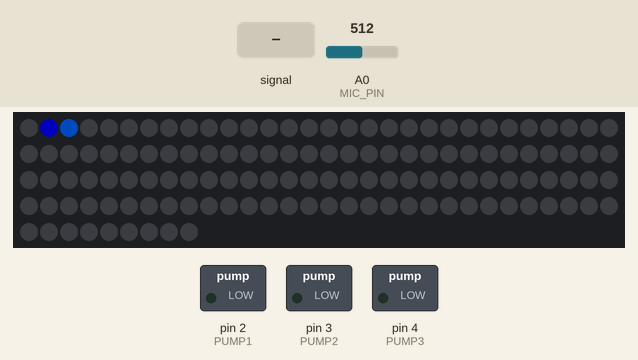
Bench run of a sketch on a simulated Arduino Uno, built with avr-gcc and run on an emulated ATmega328P. Shown: 129 RGB LEDs in strip order, left to right, continuing on the next row, switched loads named in the sketch (green lamp = pin HIGH). The inputs (shaded band) are chosen by the test bench; at power-on: A0 (MIC_PIN) = 512. Dim RGB values are drawn brighter than linear; the audio player accepts every command and is not drawn; what the sketch prints to the serial monitor is not drawn.

Above: at 1.7 s.
1.8 s: A0 (MIC_PIN) fed a 200 Hz sine of ±255 counts around its level
At 2.8 s:
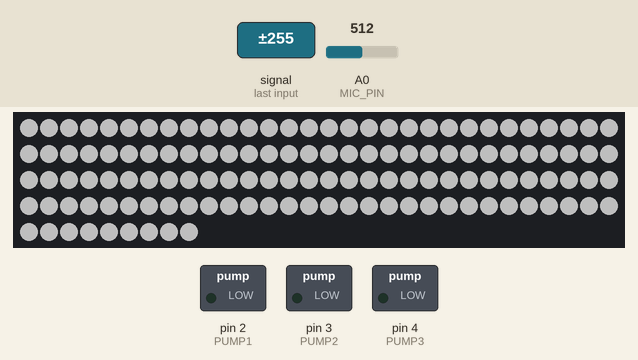
3.3 s: A0 (MIC_PIN) fed a 50 Hz sine of ±306 counts around its level
At 4.05 s:
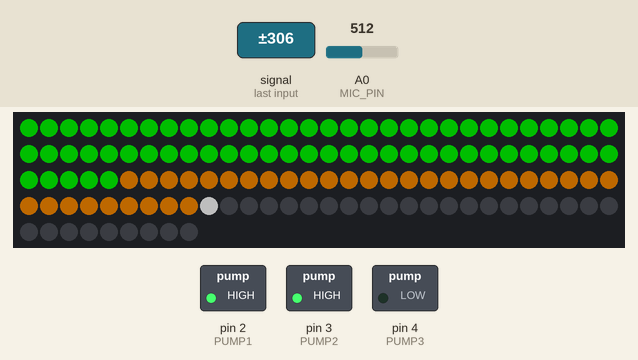
At 7.1 s:
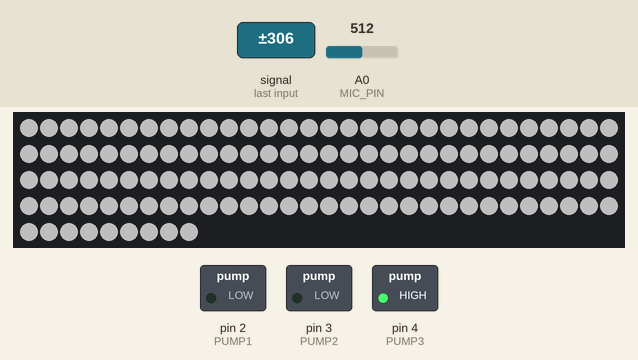
Timing chart, 0 to 8.9 s (numbered marks = the images above; inputs shaded):
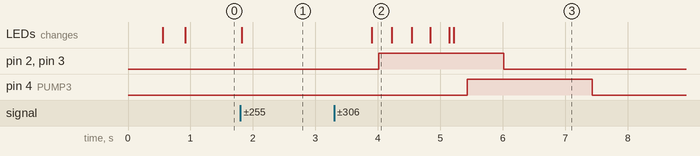

Measured:
- after the input at 1.8 s, the LEDs: change at once (image 1)
- after the input at 3.3 s, pin 2 (PUMP1), pin 3 (PUMP2): LOW → HIGH after 0.71 s, → LOW 2.0 s later; pin 4 (PUMP3): LOW → HIGH after 2.1 s, → LOW 2.0 s later; the LEDs: change after 0.60 s (image 2)

The sketch:

Rock_Reactive_PRO_Fountain_130LED.ino
```cpp
#include <Adafruit_NeoPixel.h>
#include <SoftwareSerial.h>
#include <DFRobotDFPlayerMini.h>

#define LED_PIN 6
#define NUM_LEDS 129

#define MIC_PIN A0
#define PUMP1 2
#define PUMP2 3
#define PUMP3 4

Adafruit_NeoPixel strip(NUM_LEDS, LED_PIN, NEO_GRB + NEO_KHZ800);

SoftwareSerial mySerial(10, 11);
DFRobotDFPlayerMini player;

int rawSignal = 0;
int soundLevel = 0;
int smoothedLevel = 0;
int dynamicMax = 150;

int vuLevel = 0;
int displayLevel = 0;
int peak = 0;

unsigned long lastUpdate = 0;
const int updateInterval = 20;

unsigned long lastPattern = 0;
int patternStep = 0;

// Relay protection (2 sec)
const unsigned long MIN_PUMP_INTERVAL = 2000;

bool pump1State = false;
bool pump2State = false;
bool pump3State = false;

unsigned long pump1Timer = 0;
unsigned long pump2Timer = 0;
unsigned long pump3Timer = 0;

void setup() {

  Serial.begin(9600);

  strip.begin();
  //periorismos fotinotitas led tainias
  strip.setBrightness(80);
  strip.clear();
  strip.show();

  pinMode(PUMP1, OUTPUT);
  pinMode(PUMP2, OUTPUT);
  pinMode(PUMP3, OUTPUT);

  pump1OFF();
  pump2OFF();
  pump3OFF();

  mySerial.begin(9600);

  if (player.begin(mySerial)) {
    player.volume(22);
    player.enableLoopAll();
    Serial.println("DFPlayer OK");
  } else {
    Serial.println("DFPlayer ERROR");
  }
}

void loop() {

  if (millis() - lastUpdate >= updateInterval) {

    lastUpdate = millis();

    readAudio();
    updateVU();
    choreography();
  }
}

void readAudio() {

  rawSignal = analogRead(MIC_PIN);

  int centered = rawSignal - 512;

  soundLevel = abs(centered);

  smoothedLevel =
    (smoothedLevel * 6 + soundLevel * 4) / 10;

  if (smoothedLevel < 12)
    smoothedLevel = 0;

  if (smoothedLevel > dynamicMax)
    dynamicMax = smoothedLevel;

  dynamicMax--;

  if (dynamicMax < 80)
    dynamicMax = 80;
}

void updateVU() {

  vuLevel = map(smoothedLevel, 0, dynamicMax, 0, NUM_LEDS);

  vuLevel = constrain(vuLevel, 0, NUM_LEDS);

  if (vuLevel > displayLevel)
    displayLevel = vuLevel;
  else {
    displayLevel--;
    if (displayLevel < 0)
      displayLevel = 0;
  }

  if (displayLevel > peak)
    peak = displayLevel;
  else {
    peak--;
    if (peak < 0)
      peak = 0;
  }
}

void choreography() {

  strip.clear();

  // High energy
  if (displayLevel >= 100) {

    pump1ON();
    pump2ON();
    pump3ON();

    for (int i = 0; i < NUM_LEDS; i++) {
      strip.setPixelColor(i, strip.Color(255, 255, 255));
    }

    strip.show();
    return;
  }

  // Medium energy
  if (displayLevel >= 40) {

    if (millis() - lastPattern > 1400) {

      lastPattern = millis();

      patternStep++;

      if (patternStep > 2)
        patternStep = 0;
    }

    if (patternStep == 0) {
      pump1ON(); pump2OFF(); pump3OFF();
    }
    else if (patternStep == 1) {
      pump1OFF(); pump2ON(); pump3OFF();
    }
    else {
      pump1OFF(); pump2OFF(); pump3ON();
    }

    for (int i = 0; i < displayLevel; i++) {

      if (i < NUM_LEDS * 0.5)
        strip.setPixelColor(i, strip.Color(0, 255, 0));
      else if (i < NUM_LEDS * 0.8)
        strip.setPixelColor(i, strip.Color(255, 140, 0));
      else
        strip.setPixelColor(i, strip.Color(255, 0, 0));
    }

    if (peak > 0 && peak < NUM_LEDS)
      strip.setPixelColor(peak, strip.Color(255, 255, 255));

    strip.show();
    return;
  }

  // Low energy
  if (millis() - lastPattern > 900) {

    lastPattern = millis();

    patternStep++;

    if (patternStep >= NUM_LEDS)
      patternStep = 0;
  }

  strip.setPixelColor(patternStep, strip.Color(0, 0, 255));
  strip.setPixelColor((patternStep + 1) % NUM_LEDS,
                      strip.Color(0, 100, 255));

  pump1ON();
  pump2OFF();
  pump3OFF();

  strip.show();
}

// ACTIVE LOW RELAYS WITH 2 SEC PROTECTION

void pump1ON() {
  if (!pump1State && millis() - pump1Timer >= MIN_PUMP_INTERVAL) {
    digitalWrite(PUMP1, LOW);
    pump1State = true;
    pump1Timer = millis();
  }
}

void pump1OFF() {
  if (pump1State && millis() - pump1Timer >= MIN_PUMP_INTERVAL) {
    digitalWrite(PUMP1, HIGH);
    pump1State = false;
    pump1Timer = millis();
  }
}

void pump2ON() {
  if (!pump2State && millis() - pump2Timer >= MIN_PUMP_INTERVAL) {
    digitalWrite(PUMP2, LOW);
    pump2State = true;
    pump2Timer = millis();
  }
}

void pump2OFF() {
  if (pump2State && millis() - pump2Timer >= MIN_PUMP_INTERVAL) {
    digitalWrite(PUMP2, HIGH);
    pump2State = false;
    pump2Timer = millis();
  }
}

void pump3ON() {
  if (!pump3State && millis() - pump3Timer >= MIN_PUMP_INTERVAL) {
    digitalWrite(PUMP3, LOW);
    pump3State = true;
    pump3Timer = millis();
  }
}

void pump3OFF() {
  if (pump3State && millis() - pump3Timer >= MIN_PUMP_INTERVAL) {
    digitalWrite(PUMP3, HIGH);
    pump3State = false;
    pump3Timer = millis();
  }
}
```
